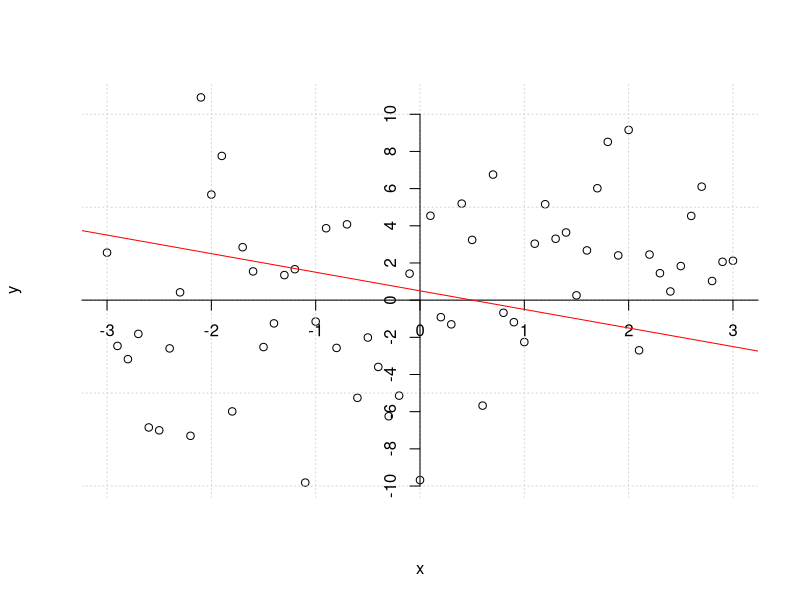
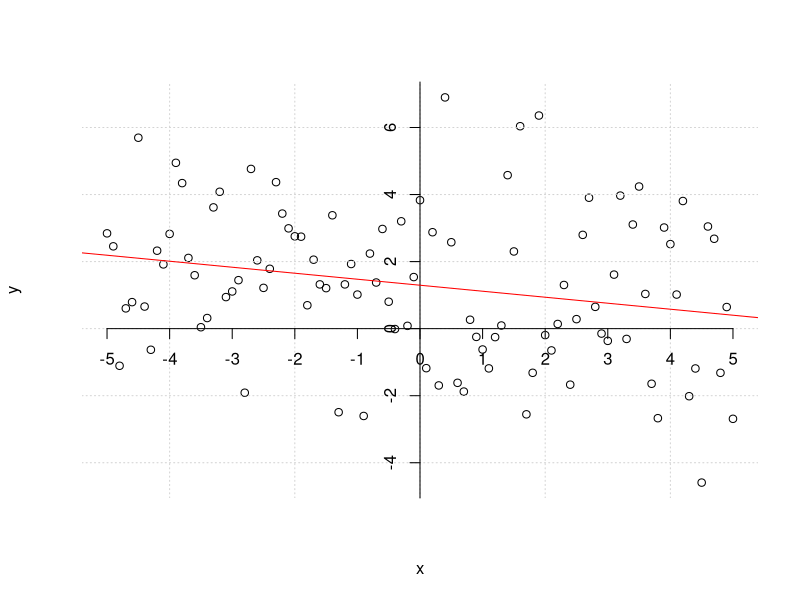
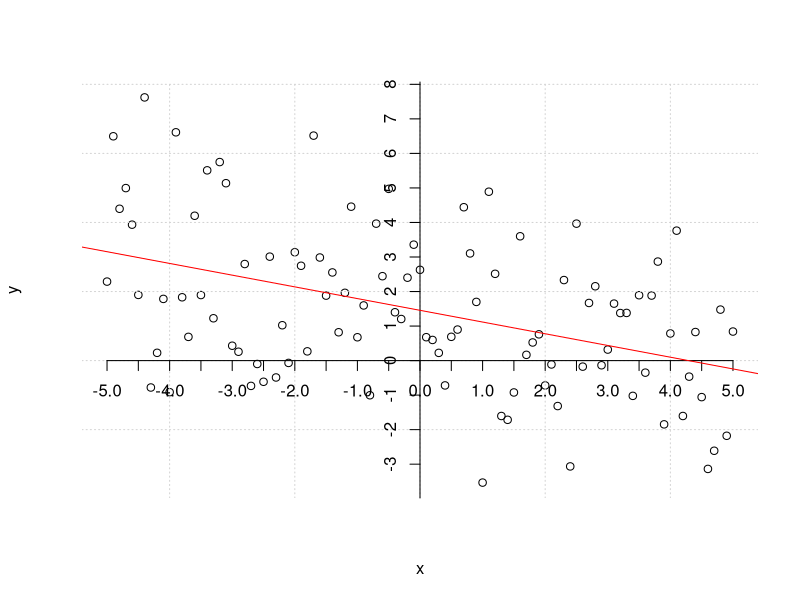
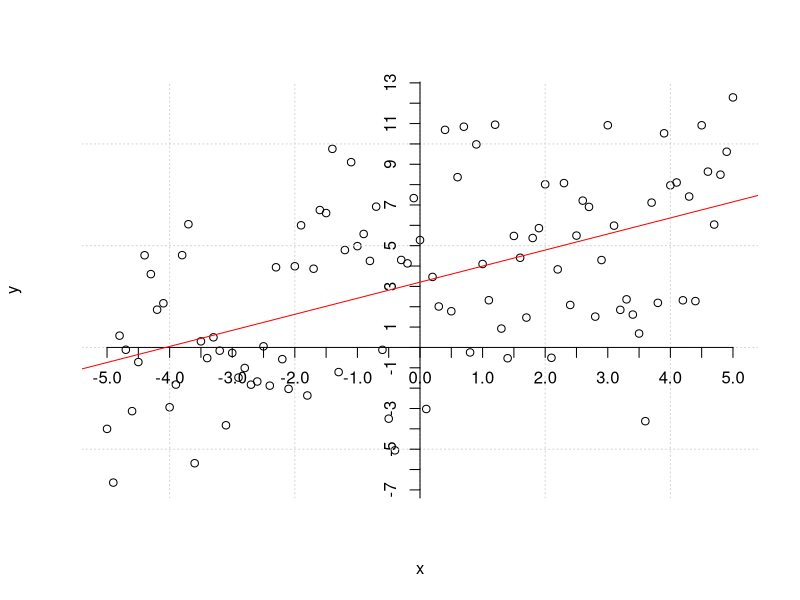
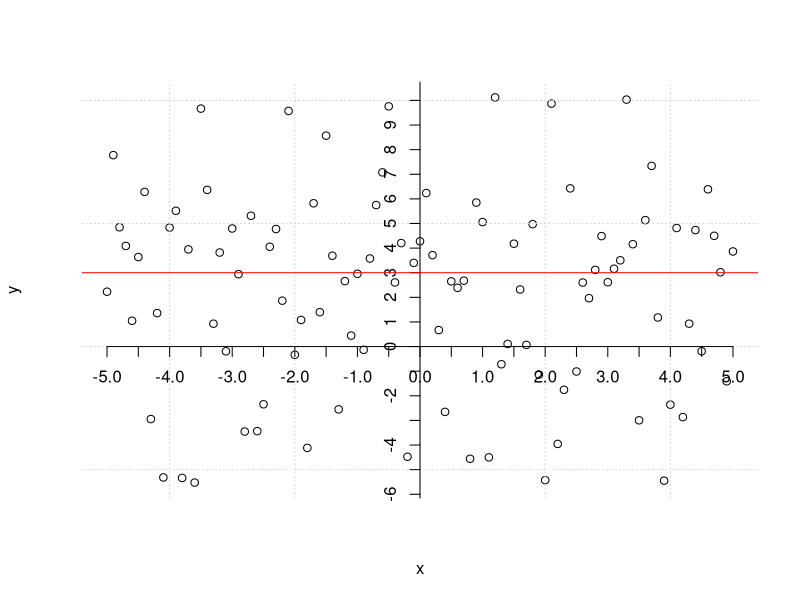

Reproduce these figures in R, in order.
## ---- chunk 1
x <- seq(-3, 3, .1)
y <- 1 + x + rnorm(length(x),0,4)
plot(x, y, axes = FALSE)
grid(col = "lightgray", lty = "dotted",
     lwd = par("lwd"), equilogs = TRUE)
axis(1, pos = 0, at = -5:5)
axis(2, pos = 0, at = seq(from = -10, to = 10, by = 2))
abline(0.5, -1, col = "red")
## ---- chunk 2
x <- seq(-5, 5, .1)
y <- 1 - 0.25*x + rnorm(length(x),0,2)
plot(x, y, axes = FALSE)
grid(col = "lightgray", lty = "dotted",
     lwd = par("lwd"), equilogs = TRUE)
axis(1, pos = 0, at = -5:5)
axis(2, pos = 0, at = seq(from = -20, to = 20, by = 2))
abline(lm(y ~ x), col = "red")
## ---- chunk 3
x <- seq(-5, 5, .1)
y <- 1 - 0.25*x + rnorm(length(x),0,2)
plot(x, y, axes = FALSE)
grid(col = "lightgray", lty = "dotted",
     lwd = par("lwd"), equilogs = TRUE)
axis(1, pos = 0, at = seq(-5,5, .5))
axis(2, pos = 0, at = seq(from = -20, to = 20, by = 1))
abline(lm(y ~ x), col = "red")
## ---- chunk 4
x <- seq(-5, 5, .1)
y <- 3 + x + rnorm(length(x),0,4)
plot(x, y, axes = FALSE)
grid(col = "lightgray", lty = "dotted",
     lwd = par("lwd"), equilogs = TRUE)
axis(1, pos = 0, at = seq(-5,5, .5))
axis(2, pos = 0, at = seq(from = -20, to = 20, by = 1))
abline(lm(y ~ x), col = "red")
## ---- chunk 5
x <- seq(-5, 5, .1)
y <- 2 + rnorm(length(x),0,4)
plot(x, y, axes = FALSE)
grid(col = "lightgray", lty = "dotted",
     lwd = par("lwd"), equilogs = TRUE)
axis(1, pos = 0, at = seq(-5,5, .5))
axis(2, pos = 0, at = seq(from = -20, to = 20, by = 1))
abline(3,0, col = "red")
